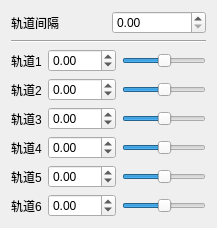
            <widget class="QWidget" name="_6K">
             <attribute name="title">
              <string>6K</string>
             </attribute>
             <layout class="QHBoxLayout" name="horizontalLayout_44">
              <item>
               <layout class="QVBoxLayout" name="verticalLayout_8">
                <item>
                 <layout class="QHBoxLayout" name="horizontalLayout_21">
                  <item>
                   <widget class="QLabel" name="dist_6K_label">
                    <property name="toolTip">
                     <string>&lt;html&gt;&lt;head/&gt;&lt;body&gt;&lt;p&gt;六个轨道两两间隔（推荐值：220）&lt;/p&gt;&lt;/body&gt;&lt;/html&gt;</string>
                    </property>
                    <property name="text">
                     <string>轨道间隔</string>
                    </property>
                   </widget>
                  </item>
                  <item>
                   <widget class="QDoubleSpinBox" name="dist_6K">
                    <property name="maximum">
                     <double>225.000000000000000</double>
                    </property>
                    <property name="singleStep">
                     <double>5.000000000000000</double>
                    </property>
                   </widget>
                  </item>
                 </layout>
                </item>
                <item>
                 <widget class="Line" name="line_3">
                  <property name="orientation">
                   <enum>Qt::Horizontal</enum>
                  </property>
                 </widget>
                </item>
                <item>
                 <layout class="QHBoxLayout" name="horizontalLayout_23">
                  <item>
                   <widget class="QLabel" name="_6K1_label">
                    <property name="text">
                     <string>轨道1</string>
                    </property>
                   </widget>
                  </item>
                  <item>
                   <widget class="QDoubleSpinBox" name="_6K1">
                    <property name="minimum">
                     <double>-675.000000000000000</double>
                    </property>
                    <property name="maximum">
                     <double>675.000000000000000</double>
                    </property>
                    <property name="singleStep">
                     <double>5.000000000000000</double>
                    </property>
                   </widget>
                  </item>
                  <item>
                   <widget class="QSlider" name="_6K1_sl">
                    <property name="minimum">
                     <number>-675</number>
                    </property>
                    <property name="maximum">
                     <number>675</number>
                    </property>
                    <property name="orientation">
                     <enum>Qt::Horizontal</enum>
                    </property>
                   </widget>
                  </item>
                 </layout>
                </item>
                <item>
                 <layout class="QHBoxLayout" name="horizontalLayout_27">
                  <item>
                   <widget class="QLabel" name="_6K2_label">
                    <property name="text">
                     <string>轨道2</string>
                    </property>
                   </widget>
                  </item>
                  <item>
                   <widget class="QDoubleSpinBox" name="_6K2">
                    <property name="minimum">
                     <double>-675.000000000000000</double>
                    </property>
                    <property name="maximum">
                     <double>675.000000000000000</double>
                    </property>
                    <property name="singleStep">
                     <double>5.000000000000000</double>
                    </property>
                   </widget>
                  </item>
                  <item>
                   <widget class="QSlider" name="_6K2_sl">
                    <property name="minimum">
                     <number>-675</number>
                    </property>
                    <property name="maximum">
                     <number>675</number>
                    </property>
                    <property name="singleStep">
                     <number>1</number>
                    </property>
                    <property name="orientation">
                     <enum>Qt::Horizontal</enum>
                    </property>
                   </widget>
                  </item>
                 </layout>
                </item>
                <item>
                 <layout class="QHBoxLayout" name="horizontalLayout_25">
                  <item>
                   <widget class="QLabel" name="_6K3_label">
                    <property name="text">
                     <string>轨道3</string>
                    </property>
                   </widget>
                  </item>
                  <item>
                   <widget class="QDoubleSpinBox" name="_6K3">
                    <property name="minimum">
                     <double>-675.000000000000000</double>
                    </property>
                    <property name="maximum">
                     <double>675.000000000000000</double>
                    </property>
                    <property name="singleStep">
                     <double>5.000000000000000</double>
                    </property>
                   </widget>
                  </item>
                  <item>
                   <widget class="QSlider" name="_6K3_sl">
                    <property name="minimum">
                     <number>-675</number>
                    </property>
                    <property name="maximum">
                     <number>675</number>
                    </property>
                    <property name="orientation">
                     <enum>Qt::Horizontal</enum>
                    </property>
                   </widget>
                  </item>
                 </layout>
                </item>
                <item>
                 <layout class="QHBoxLayout" name="horizontalLayout_24">
                  <item>
                   <widget class="QLabel" name="_6K4_label">
                    <property name="text">
                     <string>轨道4</string>
                    </property>
                   </widget>
                  </item>
                  <item>
                   <widget class="QDoubleSpinBox" name="_6K4">
                    <property name="minimum">
                     <double>-675.000000000000000</double>
                    </property>
                    <property name="maximum">
                     <double>675.000000000000000</double>
                    </property>
                    <property name="singleStep">
                     <double>5.000000000000000</double>
                    </property>
                   </widget>
                  </item>
                  <item>
                   <widget class="QSlider" name="_6K4_sl">
                    <property name="minimum">
                     <number>-675</number>
                    </property>
                    <property name="maximum">
                     <number>675</number>
                    </property>
                    <property name="orientation">
                     <enum>Qt::Horizontal</enum>
                    </property>
                   </widget>
                  </item>
                 </layout>
                </item>
                <item>
                 <layout class="QHBoxLayout" name="horizontalLayout_28">
                  <item>
                   <widget class="QLabel" name="_6K5_label">
                    <property name="text">
                     <string>轨道5</string>
                    </property>
                   </widget>
                  </item>
                  <item>
                   <widget class="QDoubleSpinBox" name="_6K5">
                    <property name="minimum">
                     <double>-675.000000000000000</double>
                    </property>
                    <property name="maximum">
                     <double>675.000000000000000</double>
                    </property>
                    <property name="singleStep">
                     <double>5.000000000000000</double>
                    </property>
                   </widget>
                  </item>
                  <item>
                   <widget class="QSlider" name="_6K5_sl">
                    <property name="minimum">
                     <number>-675</number>
                    </property>
                    <property name="maximum">
                     <number>675</number>
                    </property>
                    <property name="orientation">
                     <enum>Qt::Horizontal</enum>
                    </property>
                   </widget>
                  </item>
                 </layout>
                </item>
                <item>
                 <layout class="QHBoxLayout" name="horizontalLayout_29">
                  <item>
                   <widget class="QLabel" name="_6K6_label">
                    <property name="text">
                     <string>轨道6</string>
                    </property>
                   </widget>
                  </item>
                  <item>
                   <widget class="QDoubleSpinBox" name="_6K6">
                    <property name="minimum">
                     <double>-675.000000000000000</double>
                    </property>
                    <property name="maximum">
                     <double>675.000000000000000</double>
                    </property>
                    <property name="singleStep">
                     <double>5.000000000000000</double>
                    </property>
                   </widget>
                  </item>
                  <item>
                   <widget class="QSlider" name="_6K6_sl">
                    <property name="minimum">
                     <number>-675</number>
                    </property>
                    <property name="maximum">
                     <number>675</number>
                    </property>
                    <property name="orientation">
                     <enum>Qt::Horizontal</enum>
                    </property>
                   </widget>
                  </item>
                 </layout>
                </item>
               </layout>
              </item>
             </layout>
            </widget>
